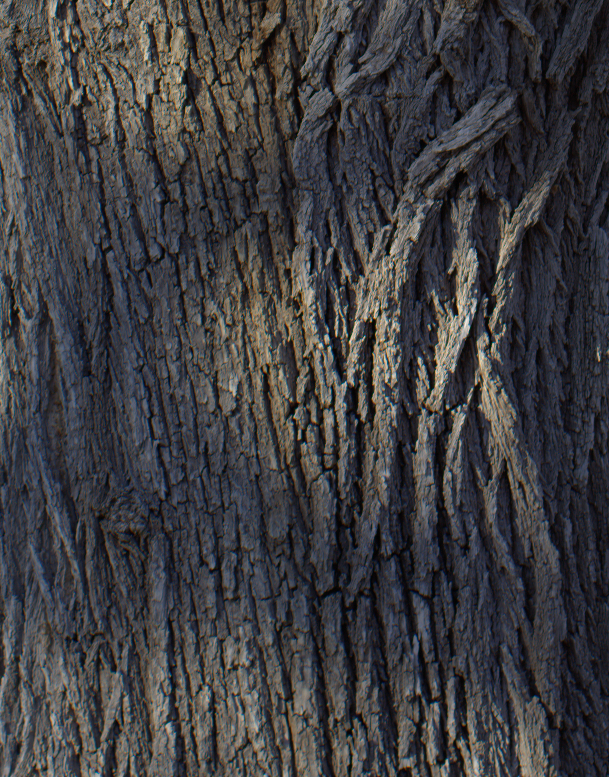
%> input picture ImageMelding/Squirrel_trg.png, 609 x 777 px
$ octave ImageCloning.m   (GNU Octave 9; MATLAB toolbox functions it lacks are replaced by stand-ins)
%> lines starting %> are read from the running program, lines starting %| are printed output that depends on the picture; in (x1, y1, x2, y2) boxes, pixels count from 0 and x2, y2 are one past the last pixel; in counts of white or black regions, pixels touching at a corner belong together; the program's own positions count from 1
### ImageMelding/read_mask_ims.m
function [im1 im1_mask im1_src im2_src blend_alpha hole_mask src2_mask] = read_mask_ims(im_src_f, im_trg_f, src_msk_f, synth_msk_f)
%> called with im_src_f = 'Squirrel_trg.png', im_trg_f = 'Squirrel_src.png', src_msk_f = 'Squirrel_src_mask.png', synth_msk_f = 'Squirrel_synth_mask.png'
im1_src = im2double(imread(im_src_f));
im2_src = im2double(imread(im_trg_f));
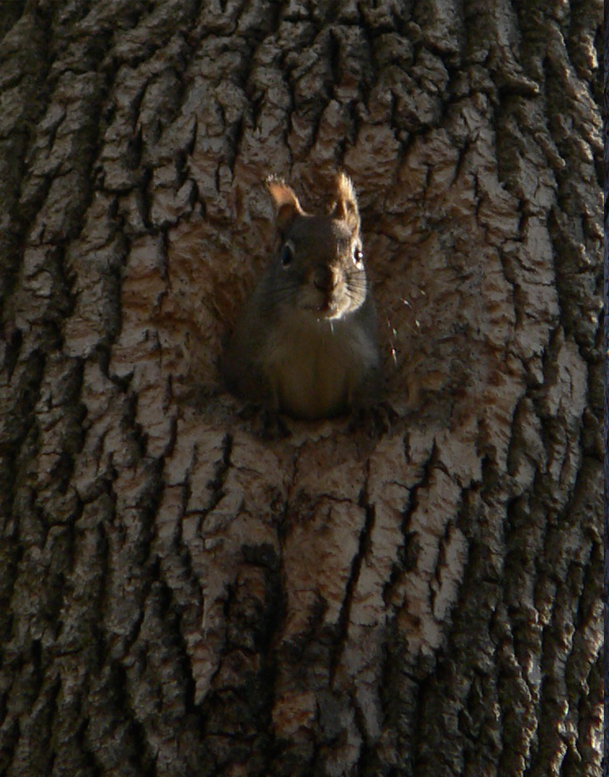
%> input picture ImageMelding/Squirrel_src.png, 609 x 777 px
src2_mask = double(rgb2gray(imread(src_msk_f)));
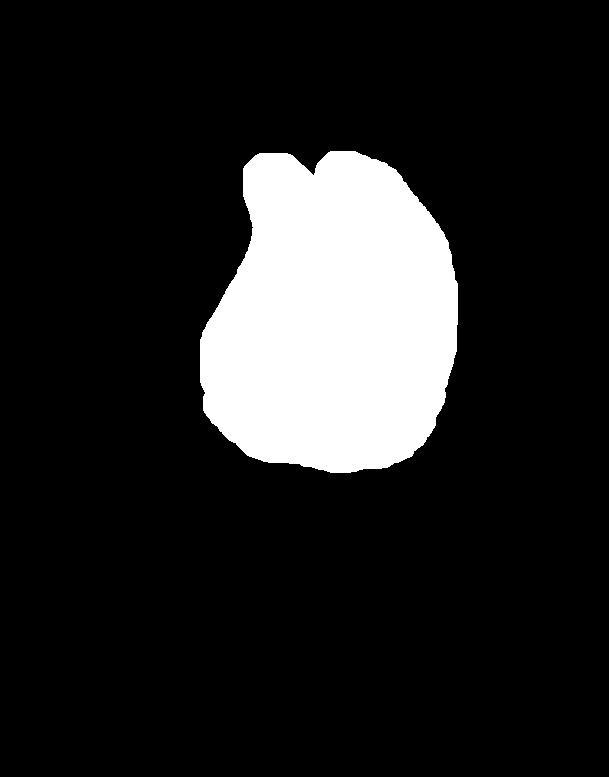
%> input picture ImageMelding/Squirrel_src_mask.png, 609 x 777 px
%> src2_mask: size 777x609 double; 13.9% white; 1 white region, box (x1, y1, x2, y2) and area: (200, 151, 458, 473) 65716
synth_mask = double(rgb2gray(imread(synth_msk_f)));
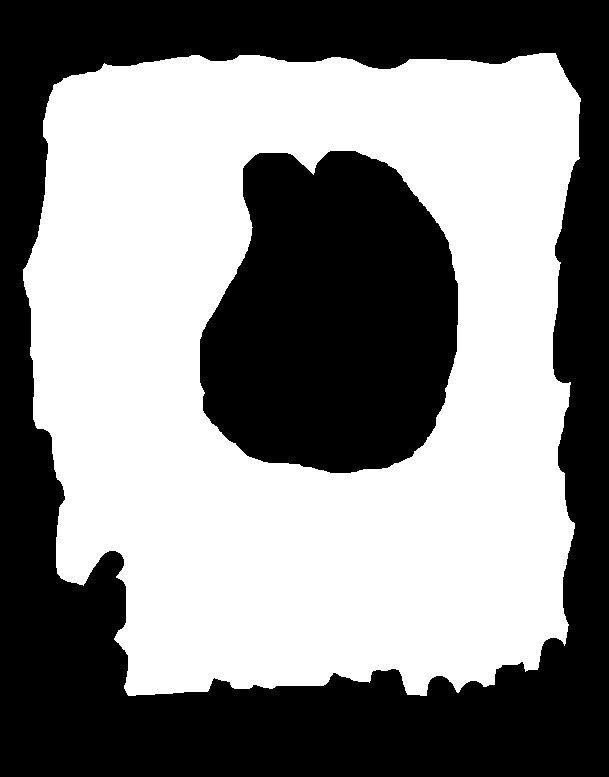
%> input picture ImageMelding/Squirrel_synth_mask.png, 609 x 777 px
%> synth_mask: size 777x609 double; 52.5% white; 2 black regions, box (x1, y1, x2, y2) and area: (0, 0, 609, 777) 158986, (200, 151, 458, 473) 65716
im1_mask = double(synth_mask);

hole_mask = src2_mask + synth_mask;
%> hole_mask: size 777x609 double; 66.4% white; 1 black region, box (x1, y1, x2, y2) and area: (0, 0, 609, 777) 158986
hole_mask(hole_mask ~= 0) = 1;
m1 = bwdist(src2_mask);
m2 = bwdist(1 - hole_mask);
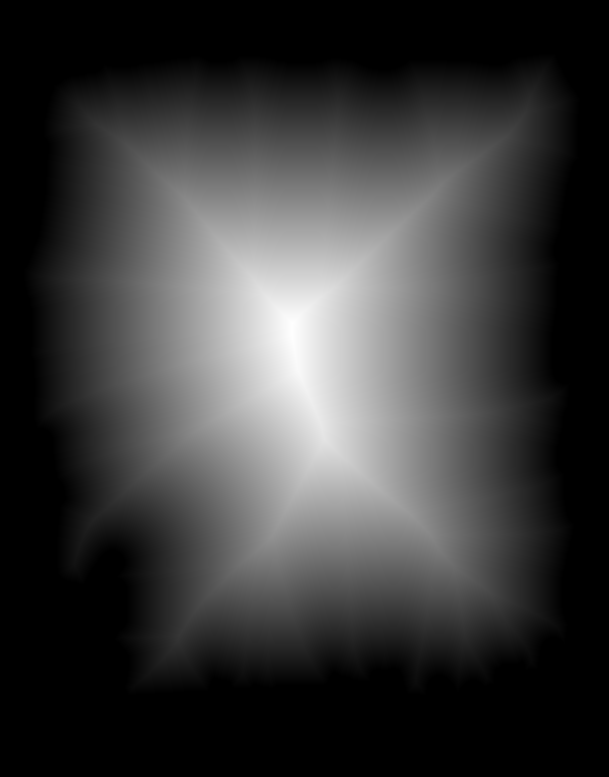
%> m2: size 777x609 single; min 0, max 261.2, mean 59.9; drawn with min black and max white
blend_alpha = m1 ./ (m1 + m2);

hole_mask(hole_mask ~= 0) = 1;
src2_mask(src2_mask ~= 0) = 1;


se = strel('disk',60);
small_mask = imerode(src2_mask,se);
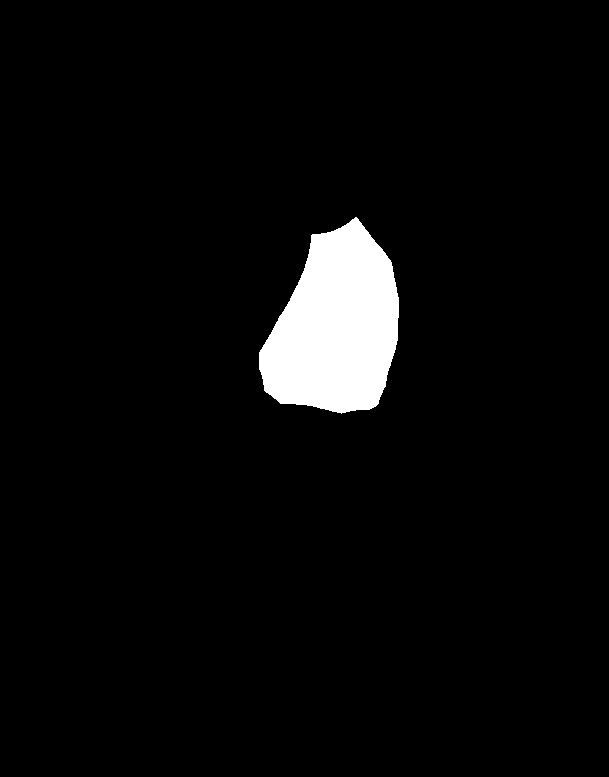
%> small_mask: size 777x609 double; values 0 (black) and 1 (white), 4.1% white; 1 white region, box (x1, y1, x2, y2) and area: (259, 217, 399, 414) 19262
mapInd = find(repmat(small_mask,[1 1 3]));
%> mapInd = 57786 values from 201596 to 1255950
im1_src(mapInd) = im2_src(mapInd);
im1 = im2_src;
mapInd = find(repmat(src2_mask,[1 1 3]));
%> mapInd = 197148 values from 155740 to 1301800
im1(mapInd) = im2_src(mapInd);
mapInd = find(repmat(synth_mask,[1 1 3]));
%> mapInd = 745473 values from 18141 to 1397148
im1(mapInd) = 0;

hole_mask = double(hole_mask);
src2_mask =  1 - double(src2_mask);

### ImageMelding/make_blend_SShape.m
function output_im = make_blend_SShape(input_im, gamma)
%> called with gamma = 1
%input_im = alpha_mask;
%gamma = 2;
L = 10000;
T = drawS(L + 1, gamma);
transforms = int32(round((L -1) * input_im)) + 1;
%output_im = input_im;

output_im = T(transforms);

### ImageMelding/generate_scale_pyramid_forEM.m
function [trg_im, out_Pyr, mask_Pyr, out_scales, true_src_sizes] = generate_scale_pyramid_forEM( ...
    input_im, input_mask, start_scale, num_scales, is_logscale)

cur_scale = start_scale;
scale_step = (1 - start_scale) / (num_scales - 1);
im_szX = size(input_im,1); im_szY = size(input_im,2);

out_Pyr = cell(num_scales, 1);
mask_Pyr = cell(num_scales, 1);

true_src_sizes = cell(num_scales,1);
out_scales = zeros(num_scales,1);

logMin = log2(start_scale);

if(num_scales == 1)
    diff = 0;
    log_SZ = [0];
else
    diff = logMin / (num_scales - 1);
    log_SZ = 0 : diff : logMin;
end

sZs = flipdim(2 .^ log_SZ,2);
for k = 1 : num_scales
    if is_logscale
        cur_scale = sZs(k);
        cur_szX = round(cur_scale * im_szX);
        cur_szY = round(cur_scale * im_szY);
    else
        cur_szX = round(cur_scale * im_szX);
        cur_szY = round(cur_scale * im_szY);
        cur_scale = cur_scale + scale_step;
    end
    true_src_sizes{k} = [cur_szX cur_szY];
    out_scales(k) = cur_scale;

    src_im = imresize(input_im, [cur_szX cur_szY],'lanczos3');
    src_mask = imresize(input_mask,[cur_szX cur_szY],'lanczos3');
    if(k == 1)
        trg_im = src_im;
    end
    out_Pyr{k} = src_im;
    mask_Pyr{k} = src_mask;

end

### ImageMelding/fix_downsampled_mask.m
function [im_out,im_mask] = fix_downsampled_mask( input_im, input_mask)
%input_mask(input_mask < 0.01) = 0;

TT = 0.9;
ch_num = size(input_im,3);
%input_mask(input_mask > TT) = 1;
mask_3ch = repmat(input_mask, [1 1 ch_num]);

im_out = input_im ./ ( 1 - mask_3ch );
im_out(mask_3ch == 1) = 0;
im_mask = input_mask;
im_mask(im_mask < TT) = 0;
im_mask(im_mask ~= 0) = 1;
%im_out(repmat(input_mask, [1 1 ch_num]) == 1) = 0;

### ImageMelding/do_EM_iter_twoSRC_cloning.m
function [output_im, output_NNF] = do_EM_iter_twoSRC_cloning(trg_im, src_im_ScalePyr, mask_Pyr, trg_mask, src_scales, options, num_em, scale_ind, big_size, org_im, org_mask,org_src1, org_src2, num_pyrs, alpha_mask,input_NNF_Pyrs, hole_mask, src2_mask)

global grad_weight;
global max_val_B;
global out_directory;

num_src = 2;
non_valid_width =  (1 - 0.0) / 2;
cur_src = src_im_ScalePyr{scale_ind};
cur_alpha_mask = imresize(alpha_mask, [size(cur_src,1) size(cur_src,2)],'lanczos3');
num_channels = size(src_im_ScalePyr{scale_ind}, 3);


cur_mask = mask_Pyr{scale_ind};
[cur_src, cur_mask_fixed] = fix_downsampled_mask(cur_src, cur_mask);

cur_org = cur_src;
cur_org(find(repmat(cur_mask_fixed, [1 1 num_channels]))) = -1000;
cur_size = [size(trg_im,1) size(trg_im,2)];

non_valid_mask = zeros(size(alpha_mask));
non_valid_mask(alpha_mask > non_valid_width & alpha_mask < 1 - non_valid_width) = 1;

src1_im_PYR = make_pyramid_noscale_known(org_src1,non_valid_mask, size(trg_im,1)/big_size(1), options.max_scale, num_pyrs);%single(src_im_big);
src2_im_PYR = make_pyramid_noscale_known(org_src2,non_valid_mask, size(trg_im,1)/big_size(1), options.max_scale, num_pyrs);%single(src_im_big);
%src_mixed_PYR = make_pyramid_noscale(src_mixed,zeros(size(src_mixed,1),size(src_mixed,2)), size(trg_im,1)/big_size(1), options.max_scale, num_pyrs);%single(src_im_big);
src_im_PYR = {src1_im_PYR,src2_im_PYR};%,src_mixed_PYR};
alpha = cur_mask;
cur_alpha_mask = sqrt(abs(cur_alpha_mask));
mask_cells = {repmat((cur_alpha_mask),[1 1 num_channels]), 1 - repmat((cur_alpha_mask),[1 1 num_channels])};
alpha(alpha < 0.05) = 0;
alpha_fixed = alpha;
alpha_fixed(alpha < 0.01) = 0;

im1_mask_blend = repmat(imresize(hole_mask,cur_size,'lanczos3'),[1 1 num_channels]);
im2_mask_blend = repmat(imresize(src2_mask,cur_size,'lanczos3'),[1 1 num_channels]);

im1_mask_blend_fixed = im1_mask_blend;
im1_mask_blend_fixed(im1_mask_blend_fixed < 0.5) = 0;
im1_mask_blend_fixed(im1_mask_blend_fixed ~= 0) = 1;

im2_mask_blend_fixed = im2_mask_blend;
im2_mask_blend_fixed(im2_mask_blend_fixed < 0.5) = 0;
im2_mask_blend_fixed(im2_mask_blend_fixed ~= 0) = 1;

im1_blend_src = imresize(org_src1,cur_size,'lanczos3');
im2_blend_src = imresize(org_src2,cur_size,'lanczos3');
[im1_blend_src(:,:,4) im1_blend_src(:,:,5)]  = sGradMex(single(im1_blend_src(:,:,1)));
[im2_blend_src(:,:,4) im2_blend_src(:,:,5)]  = sGradMex(single(im2_blend_src(:,:,1)));
grad1_mask = imfilter(im1_mask_blend,[0.25 .25;0.25 .25]);
grad2_mask = imfilter(im2_mask_blend,[0.25 .25;0.25 .25]);
%grad1_mask(grad1_mask ~= 0) =  1;
%grad2_mask(grad2_mask ~= 0) =  1;
%alpha_fixed(alpha > 0.99) = 1;
alpha_fixed_blend = repmat(cur_mask_fixed, [1 1 num_channels]);
%    alpha = max(alpha, double(cur_mask));
alpha = repmat(alpha_fixed, [1 1 num_channels]);
alpha_weight = 1.3;
%weight_mask = single(mask2weights_hole(~alpha_fixed,1.01));
weight_mask{1} = single(mask2weights_hole(~im1_mask_blend_fixed,1.3));
weight_mask{2} = single(mask2weights_hole(~im2_mask_blend_fixed,1.3));

options.EM_alpha = single(alpha(:,:,1));

prev_NNF_Pyrs = cell(num_src,1);
if ~isempty(input_NNF_Pyrs)
    for k = 1 : num_src
        pNN = single(input_NNF_Pyrs{k});
        NNF_NN = single(upscale_NNmap(pNN,size(trg_im,1), size(trg_im,2),size(src_im_PYR{k}.ims{1},1), size(src_im_PYR{k}.ims{1},2), size(src_im_PYR{k}.ims{1},1), size(src_im_PYR{k}.ims{1},2), options));
        prev_NNF_Pyrs{k} = NNF_NN;
    end
end


%options.EM_alpha = single(alpha_fixed(:,:,1));
trg_im(:,:,1:3) = im1_mask_blend(:,:,1:3) .* trg_im(:,:,1:3) + (1 - im1_mask_blend(:,:,1:3)) .* im1_blend_src(:,:,1:3);
%trg_im(:,:,1:3) = im2_mask_blend(:,:,1:3) .* trg_im(:,:,1:3) + (1 - im2_mask_blend(:,:,1:3)) .* im2_blend_src(:,:,1:3);

trg_im(:,:,4:5) = grad1_mask(:,:,4:5) .* trg_im(:,:,4:5) + (1 - grad1_mask(:,:,4:5)) .* im1_blend_src(:,:,4:5);
trg_im(:,:,4:5) = grad2_mask(:,:,4:5) .* trg_im(:,:,4:5) + (1 - grad2_mask(:,:,4:5)) .* im2_blend_src(:,:,4:5);


imwrite(lab2rgb(trg_im(:,:,1:3)), sprintf('%s\\Im%03d_Iter%03d.png', out_directory,(scale_ind), 0));


for e = 1 : num_em
    trg_im_PYR.ims{1} = single(trg_im);
    trg_im_PYR.ims{1}(:,:,4) = 0;
    trg_im_PYR.ims{1}(:,:,5) = 0;
    trg_im_PYR.scales{1} = 1;

    for k = 1 : 2
        if ~isempty(prev_NNF_Pyrs{k})
            options.prev_map = prev_NNF_Pyrs{k};
        end
        options.trg_weight = single(weight_mask{k}(:,:,1));
        %         if(scale_ind > 1)
        %             options.search_size = single(0.1*(1.1 - mask_cells{k}));
        %         end

        opt = options;
        if e == 1
            if scale_ind < 4
                opt.do_MinNNF = 4;
                opt.parallel_iter = 10;


                %opt.search_size = single(0.1*ones(cur_size));

            else
                %             opt.parallel_iter = 20;
                %             opt.do_MinNNF = 4;
                opt.do_MinNNF = 0;
                opt.do_random_search = 0;


                %opt.search_size = single(0.1*ones(cur_size));
            end
        end
        [cur_NNF GB] = sNNMex(trg_im_PYR, src_im_PYR{k}, opt);
        GBArr{k} = GB;
        %cur_vote = svoteMedMex(trg_im_PYR, src_im_PYR{k}, cur_NNF, options, GB);
        cur_vote = svoteMex(trg_im_PYR, src_im_PYR{k}, cur_NNF, opt, GB);
        out_im = cur_vote(:,:,1:num_channels);
        % [6 lines of commented-out code are left out]
        out_im_arr{k} = out_im;
        prev_NNF_Pyrs{k} = cur_NNF;
    end

    %trg_im = ( mask_cells{1} .* out_im_arr{1} +  mask_cells{2} .* out_im_arr{2}) ./ (mask_cells{1}+mask_cells{2});
    %trg_im(:,:,4:5) =  max(out_im_arr{1}(:,:,4:5),out_im_arr{2}(:,:,4:5));
    isMax = 1;%mod(e,2);

    trg_im = combine_two_images(out_im_arr{1}, out_im_arr{2},mask_cells{1},mask_cells{2},isMax);

    trg_im(:,:,1:3) = im1_mask_blend(:,:,1:3) .* trg_im(:,:,1:3) + (1 - im1_mask_blend(:,:,1:3)) .* im1_blend_src(:,:,1:3);
    %trg_im(:,:,1:3) = im2_mask_blend(:,:,1:3) .* trg_im(:,:,1:3) + (1 - im2_mask_blend(:,:,1:3)) .* im2_blend_src(:,:,1:3);

    trg_im(:,:,4:5) = grad1_mask(:,:,4:5) .* trg_im(:,:,4:5) + (1 - grad1_mask(:,:,4:5)) .* im1_blend_src(:,:,4:5);
    trg_im(:,:,4:5) = grad2_mask(:,:,4:5) .* trg_im(:,:,4:5) + (1 - grad2_mask(:,:,4:5)) .* im2_blend_src(:,:,4:5);


    res = do_poisson_combination(trg_im(:,:,1), alpha_fixed, grad_weight, trg_im(:,:,4), trg_im(:,:,5));
    res(res > max_val_B) = max_val_B;
    % imwrite(lab2rgb(trg_im(:,:,1:3)), sprintf('C:\\Results\\Iterations\\Scale%03d_Iter%03d_original.png',(scale_ind), k));
    trg_im(:,:,1) = res;%alpha_fixed(:,:,1) .* res + (1 - alpha_fixed(:,:,1)) .* cur_src(:,:,1);
    trg_im(:,:,1:3) = im1_mask_blend(:,:,1:3) .* trg_im(:,:,1:3) + (1 - im1_mask_blend(:,:,1:3)) .* im1_blend_src(:,:,1:3);

    imwrite(lab2rgb(trg_im(:,:,1:3)), sprintf('%s\\Im%03d_Iter%03d.png',out_directory,(scale_ind), e));
end


%trg_im = alpha_fixed_blend .* trg_im + (1 - alpha_fixed_blend) .* cur_src;
output_im = trg_im;
output_NNF = prev_NNF_Pyrs;

### ImageMelding/make_pyramid_noscale_known.m
function out_pyr = make_pyramid_noscale_known(input_im, input_mask, min_scale, max_scale, num_scale)


global grad_weight;
logMin = log2(min_scale);
max_scale_global = min_scale + min_scale * max_scale;
logMax = log2(max_scale_global);
num_channels = size(input_im , 3);
if(num_scale == 1)
    diff = 0;
    log_SZ = [logMin];
else
    diff = (logMax - logMin) / (num_scale - 1);
    log_SZ = logMin : diff : logMax;
end

sZs = 2 .^ log_SZ;
[ox oy] = imsize(input_im);
out_pyr_ims = cell(num_scale,1);
out_pyr.scales = cell(num_scale,1);
for k = 1 : num_scale
    sZ = sZs(k);

    szn = round(sZ *[ox oy]);
    out_pyr.scales{k} = ox / szn(1);
    sZIM_mask = imresize(input_mask,szn,'lanczos3');

    sZIM = imresize(input_im,szn,'lanczos3');
    sZIM_mask_b = imresize(sZIM_mask, [ox oy], 'lanczos3');
    sZIM_b = imresize(sZIM, [ox oy], 'lanczos3');

    sZIM_b(find(repmat(input_mask,[1 1 num_channels]))) = -1000;

    out_pyr_ims{k} = single(sZIM_b);
end

out_pyr.ims = out_pyr_ims;

### ImageMelding/imsize.m
function [H W C T] = imsize(img)

H = size(img,1);
W = size(img,2);
C = size(img,3);
T = size(img,4);

if nargout==1
	H = [H W C T];
end


### ImageMelding/drawS.m
function [T] =  drawS( L, gamma)
%L = 300;
%gamma = 2.1;
T1 = [1:L/2] / (L/2);
T1 = T1 .^ gamma;
%T2= T1;
T2 = 1- flipdim(T1,2);
T = double([T2 (1+T1)] / 2);
%plot(T);

### ImageMelding/ImageCloning.m
clc;

clear options;
close all;

path(path, '.\Mexfiles');
inputDir = 'testInputs\';

global grad_weight;

global max_val_B;
global out_directory;
save_intermediate = 0;
resize_method = 'lanczos3';
out_directory = '.\Results';

grad_weight = .75;


trg_file_name = 'Squirrel_trg.png';%name of the target file
src_file_name = 'Squirrel_src.png';%name of the source file
synth_file_mask = 'Squirrel_synth_mask.png';%name of the mask representing the part for synthesis
src_file_mask = 'Squirrel_src_mask.png';%name of the mask file representing the part we want to copy from the source.


[im1 im1_mask im1_src im2_src alpha_mask hole_mask src2_mask] = read_mask_ims(trg_file_name, src_file_name, src_file_mask, synth_file_mask);

alpha_mask = make_blend_SShape(alpha_mask, 1.0);%generates the blend weight value alpha
options.parallel_iter = 2;%number of random search in Generalized PatchMatch (GPM)
options.patch_size = 10;
options.min_scale = 0.9;%minimum scale in GPM
options.max_scale = 1.2;%maximum scale in GPM
options.min_angle = -pi/4;%minimum rotation
options.max_angle = pi/4;%maximum rotation
options.min_relscale = 0.9;%minimum relative scale in GPM
options.max_relscale = 1.1;%maximum relative scale in GPM
options.search_reflection = 0;

options.min_Bias = single([-10  ; -50  ;   -50;      0;0]);%minimum bias in Lab space.  The last two channels are related to gradients.  As gradients can be drived from colors, if you leave it as it's the algorithm automatically uses gain of color channels.
options.max_Bias = single([10  ; 50 ;  50;      0;0]);%maximum bias
options.min_Gain = single([0.9  ; 0.9    ;   0.9;      1;1]);%minimum gain
options.max_Gain = single([1.5 ; 1.1   ;   1.1;    1;1]);%maximum gain

init_im = repmat(alpha_mask, [1 1 3]) .* im1_src + (1 - repmat(alpha_mask, [1 1 3])) .* im2_src;


options.coh_weigh = 1;%if set to 1 the algorithm gives more weight to the coherent regions.

options.normalize_weight = 1;%if set to 0 the algorithm ignores gain and bias adjustments
options.num_threads = 12;%number of threads
options.do_MinNNF = 2;%the algorithm does this number of random searches after merges previous NNF and current one.  Please refer to original PM for more details
options.is_Pixel_int = 0;
options.random_init = 0;%if it is turned to zero, GPM initializes the locations to be identity
options.window_size = 0.05 * sqrt(size(im1_src,1) *size(im1_src,2));%Specifies the local search
%> options.window_size = 34.39
%options.rand_seed = 5436345;
options.grad_weight = grad_weight;

num_pyrs = 10;%number of scaled pyramids algorithm needs for synthesis
is_log_upscale = 1;


start_scale = 55 / min(size(im1,1), size(im1,2));%the coasest scale
%> start_scale = 0.0903

num_scales = 10;%number of scales for EM iterations
num_em = 20;%initial number of EM iterations at coarsest scale
decrease_factor = 2;%when we go to finer resolutions we reduce this number from number of EM iterations
min_scale = 4;%the minimum number of EM iterations


%take input images into Lab space
C = makecform('srgb2lab');
im1 = applycform(im1, C);
%> im1: size 777x609x3 double; mean of channels 1, 2, 3 7.4, 0.7, 2.9
im1_src = applycform(im1_src, C);
%> im1_src: size 777x609x3 double; mean of channels 1, 2, 3 25.3, 1.5, -1.3
im2_src = applycform(im2_src, C);
%> im2_src: size 777x609x3 double; mean of channels 1, 2, 3 17.1, 1.7, 6.1


imG = zeros(size(im1,1),size(im1,2),5);


im1 = cat(3,im1, zeros(size(im1,1),size(im1,2),2));
im1_src = cat(3,im1_src, zeros(size(im1_src,1),size(im1_src,2),2));
im2_src = cat(3,im2_src, zeros(size(im2_src,1),size(im2_src,2),2));


%options.vote_weight = single(fspecial('gaussian', options.patch_size,options.patch_size/4));%single(ones(options.patch_size,options.patch_size));
options.vote_weight = single(ones(options.patch_size,options.patch_size));%instead of box filter in vote step you can apply other filters such as Gaussian

[trg_im,  src_Pyr, mask_Pyr, src_scales, true_src_sizes] = generate_scale_pyramid_forEM(im1, im1_mask, start_scale, num_scales,is_log_upscale);
%> after the loop in generate_scale_pyramid_forEM, `for k = 1 : num_scales`: mask_Pyr = 10 items; out_scales = [0.0903; 0.118; 0.154; 0.201; 0.263; 0.343; 0.449; 0.586; 0.766; 1]; true_src_sizes = {[70 55], [92 72], [120 94], [156 123], [204 160], [267 209], [349 273], [455 357], [595 466], [777 609]}
%> src_Pyr = 10 items; mask_Pyr = 10 items; src_scales has the same summary as out_scales in generate_scale_pyramid_forEM

trg_mask = mask_Pyr{1};
[trg_im,trg_mask] = fix_downsampled_mask(trg_im, trg_mask);
%> in fix_downsampled_mask, `im_mask(im_mask < TT) = 0;`: im_mask: size 70x55 double; min 0, max 303.5, mean 134.8
%> in fix_downsampled_mask, `im_mask(im_mask ~= 0) = 1;`: im_mask: size 70x55 double; values 0 (black) and 1 (white), 63.4% white; 2 black regions, box (x1, y1, x2, y2) and area: (0, 0, 55, 70) 992, (19, 14, 41, 42) 419

trg_im(:,:,1:3) = imresize(applycform(im2double(init_im), C),[size(trg_im,1),size(trg_im,2)]);%applycform(tmp_im, C);
max_val_B = max(trg_im(:));
%> max_val_B = 74.89
%> the run ends on the next line
cur_NN = [];

for k = 1 : num_scales

    if k ~= 1

        trg_mask = imresize(trg_mask, true_src_sizes{k},resize_method);
        trg_im = imresize(cur_im, true_src_sizes{k},resize_method);


    end

    if k > 4

        opt.do_random_search = 0;
        options.do_MinNNF = 0;
    end

    opt = options;
    num_em = max(min_scale, num_em - decrease_factor);

    big_size =  [size(im1,1), size(im1,2)];
    [cur_im cur_NN] = do_EM_iter_twoSRC_cloning(trg_im, src_Pyr, mask_Pyr, trg_mask, src_scales, opt, num_em, k,big_size, im1, im1_mask, im1_src, im2_src, num_pyrs,alpha_mask,cur_NN,hole_mask, src2_mask);
